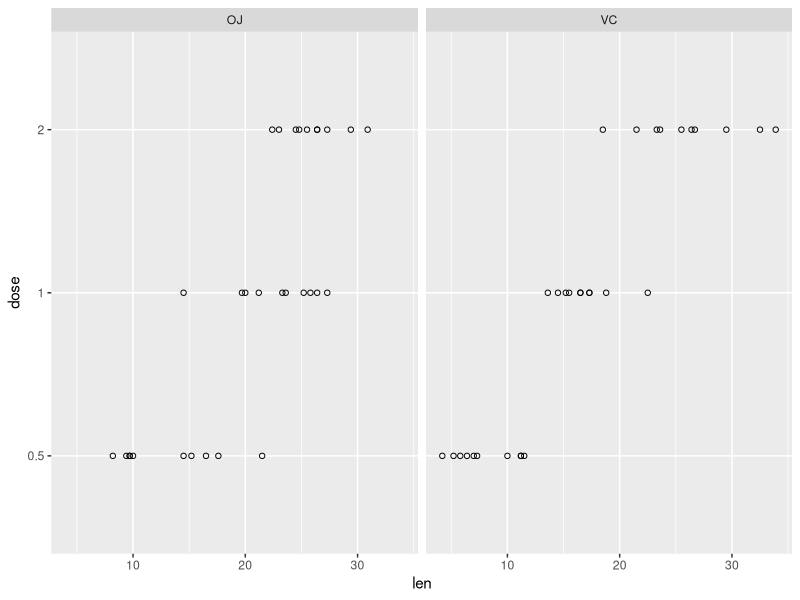

Generate this figure with R: (Note: this script raises an error after producing the figure.)
## ---- chunk 1
library(ggplot2)
data(ToothGrowth)
ToothGrowth$dose = as.factor(ToothGrowth$dose)
ggplot(ToothGrowth, aes(x=len, y=dose)) + geom_point(shape=1) + facet_grid(. ~ supp)      
## ---- chunk 2
variances = data.frame(supplement = character(0), dosage = character(0), variance = numeric(0))
for (s in c('OJ', 'VC')) {
    for (d in c(0.5, 1, 2)) {
        row = data.frame(s, d, var(subset(ToothGrowth, supp == s & dose == d)$len))
        colnames(row) = c("suppliment", "dosage", "variance")
        variances = rbind(variances, row)
    }
}
knitr::kable(variances, align = 1)
## ---- chunk 3
generateInterval = function(label, supp1, dose1, supp2, dose2) {
    p = with(ToothGrowth, t.test(len[supp == supp1 & dose == dose1],
                                 len[supp == supp2 & dose == dose2]))
    row = data.frame(label, p$conf.int[1], p$conf.int[2], p$conf.int[2] - p$conf.int[1])
    colnames(row) = c("comparison", "low", "high", "range")
    row
}
## ---- chunk 4
resultsSupp = data.frame(comparison = character(0), low = numeric(0), high = numeric(0), range = numeric(0))
resultsSupp = rbind(resultsSupp, generateInterval("OJ:0.5 - VC:0.5", 'OJ', 0.5, 'VC', 0.5))
resultsSupp = rbind(resultsSupp, generateInterval("OJ:1.0 - VC:1.0", 'OJ', 1, 'VC', 1))
resultsSupp = rbind(resultsSupp, generateInterval("OJ:2.0 - VC:2.0", 'OJ', 2, 'VC', 2))
knitr::kable(resultsSupp, align = 1)
## ---- chunk 5
resultsDose = data.frame(label = character(0), low = numeric(0), high = integer(0))
resultsDose = rbind(resultsDose, generateInterval("OJ:1.0 - OJ:0.5", 'OJ', 1, 'OJ', 0.5))
resultsDose = rbind(resultsDose, generateInterval("OJ:2.0 - OJ:1.0", 'OJ', 2, 'OJ', 1))
resultsDose = rbind(resultsDose, generateInterval("OJ:2.0 - OJ:0.5", 'OJ', 2, 'OJ', 0.5))
resultsDose = rbind(resultsDose, generateInterval("VC:1.0 - VC:0.5", 'VC', 1, 'VC', 0.5))
resultsDose = rbind(resultsDose, generateInterval("VC:2.0 - VC:1.0", 'VC', 2, 'VC', 1))
resultsDose = rbind(resultsDose, generateInterval("VC:2.0 - VC:0.5", 'VC', 2, 'VC', 0.5))
knitr::kable(resultsDose, align = 1)
## ---- chunk 6
sessionInfo()
